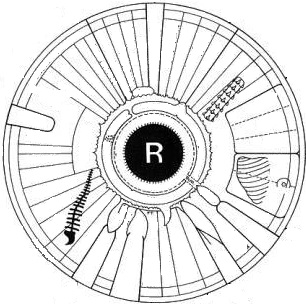
%> input picture eye_left.jpg, 306 x 304 px
$ octave --eval "result = FeaturStatisticalAtaraLine(imread('eye_left.jpg'));"   (GNU Octave 9; MATLAB toolbox functions it lacks are replaced by stand-ins)
%> lines starting %> are read from the running program, lines starting %| are printed output that depends on the picture; in (x1, y1, x2, y2) boxes, pixels count from 0 and x2, y2 are one past the last pixel; in counts of white or black regions, pixels touching at a corner belong together; the program's own positions count from 1
### FeaturStatisticalAtaraModel.m
function F=FeaturStatisticalAtaraModel(features)

load('Atara1.mat');

X = Atara1(100:end,1:4); % 1, 3, 5, 7 ? feature? ??? ??? feature? ??.

y = Atara1(100:end,5);

%rand_num = randperm(size(X,1));
%X_train = X(rand_num(1:round(length(rand_num))),:);
%y_train = y(rand_num(1:round(length(rand_num))),:);


SVMModels = cell(3,1);
classes = unique(y);
rng(1); % For reproducibility

for j = 1:numel(classes)
    indx = strcmp(num2cell(y),classes(j)); % Create binary classes for each classifier
  SVMModels{j} = fitcsvm(X,indx,'Standardize',true,'KernelFunction','RBF',...
    'KernelScale','auto');

end

for j = 1:numel(classes)
    [~,score] = predict(SVMModels{j},features);
    Scores(:,j) = score; % Second column contains positive-class scores
end
[~,maxScore] = max(Scores,[],2);
F=maxScore-1;
end

### FeaturStatisticalAtaraLine.m
function F=FeaturStatisticalAtaraLine(im)
im=imresize(im, [350, 350]);
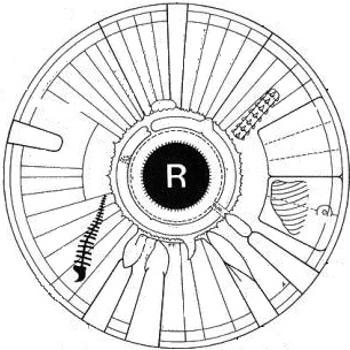
%> im: size 350x350x3 uint8; min 0, max 255, mean 226.4
im2=rgb2gray(im);
i=imresize(im, 1);
center=size(im2)/2+.5;
%> center = [175.5 175.5]
ci = [center(1), center(2), center(1)];
%> ci = [175.5 175.5 175.5]

imageSize=size(im);
%> imageSize = [350 350 3]
[xx,yy] = ndgrid((1:imageSize(1))-ci(1),(1:imageSize(2))-ci(2));
mask = uint8((xx.^2 + yy.^2)<ci(3)^2);
croppedImage = uint8(zeros(size(im2)));
croppedImage(:,:,1) = im(:,:,1).*mask;
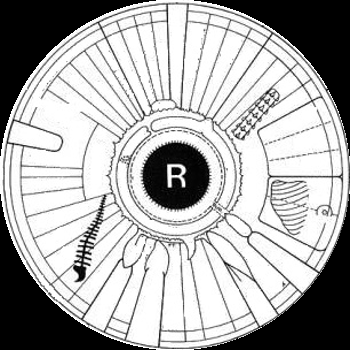
%> croppedImage: size 350x350 uint8; min 0, max 255, mean 172.9
croppedImage(:,:,2) = im(:,:,2).*mask;
croppedImage(:,:,3) = im(:,:,3).*mask;
%> croppedImage: size 350x350x3 uint8
out=croppedImage;

Main=imcrop(out,[ci(2)-ci(3), ci(1)-ci(3),ci(2)+ci(3)-(ci(2)-ci(3)),ci(1)+ci(3)-(ci(1)-ci(3))]);

mask = uint8((xx.^2 + yy.^2)<(ci(3)/1.1)^2);
croppedImage = uint8(zeros(size(im2)));
croppedImage(:,:,1) = i(:,:,1).*mask;
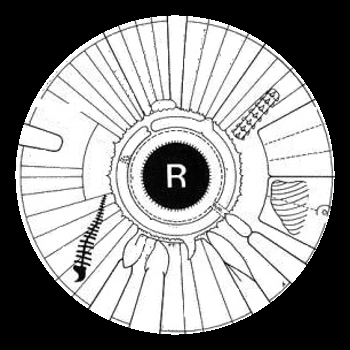
%> croppedImage: size 350x350 uint8; min 0, max 255, mean 143.1
croppedImage(:,:,2) = i(:,:,2).*mask;
croppedImage(:,:,3) = i(:,:,3).*mask;
%> croppedImage: size 350x350x3 uint8
out=croppedImage;

out1=rgb2gray(out);
[m, n]=size(out1);
%> m = 350; n = 350
if m>n
    smallest=n;
else
    smallest=m;
%> smallest = 350
end
out1=out1(1:smallest, 1:smallest);

centerPoint=round(smallest/2);
%> centerPoint = 175
firstColor=0;
flag=0;
 for j=round(smallest/3):centerPoint
     if out1(centerPoint,j)==0 &&out1(centerPoint,j+3)==0
          firstColor=[out1(centerPoint,j-2), out1(centerPoint,j-4),out1(centerPoint,j-6),...
              out1(centerPoint,j-8),out1(centerPoint,j-10),out1(centerPoint,j-12)];
          flag=1;
          break;
     end
 end
%> after the loop, firstColor = 0; flag = 0
 if flag==0
     firstColor=[out1(144,94), out1(144,96),out1(144,98)...
         ,out1(144,100),out1(144,102),out1(144,104)];
%> firstColor = [249 254 255 244 251 253]
 end
 firstColor=sort(firstColor);
%> firstColor = [244 249 251 253 254 255]
 color=(firstColor(3)+firstColor(4))/2;
%> color = 128
 UpperRange=1.1*color;
%> UpperRange = 141
  LowerRange=0.9*color;
%> LowerRange = 115
 for i=1:smallest
     for j=1:smallest
         if out1(i,j)==0
             out1(i,j)=0;
         elseif (out1(i,j)<=UpperRange && out1(i,j)>=LowerRange)
             out1(i,j)=255;
         else
             out1(i,j)=0;
         end
     end
 end
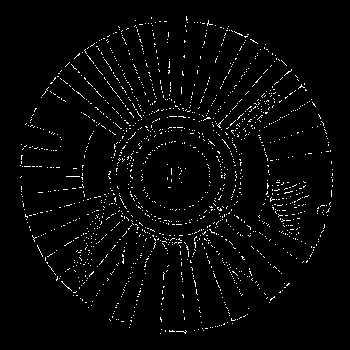
%> out1: size 350x350 uint8; 2.7% white in thin lines or dots, all inside (x1, y1, x2, y2) = (20, 16, 333, 334)

  BW= imbinarize(out1);
 BW1 = bwareaopen(BW, 100);
%> BW1: size 350x350 logical; every value is 0

se = strel('disk',8);
closeBW = imclose(BW1,se);


[B,L] = bwboundaries(closeBW,'noholes');
%> L: size 350x350 double; every value is 0
%> B = {}
% [4 lines of commented-out code are left out]
len=[];
for k = 1:length(B)
  boundary = B{k};
  len=[len length(boundary)];
 % plot(boundary(:,2),boundary(:,1),'w','LineWidth',2)
end
%> this loop made 0 passes
if size(len,2)<1
    len=[0 0];
elseif size(len,2)<2
    len=[len 0];
end
meanGrayImage=(mean(mean(nonzeros(rgb2gray(out)))));
%> meanGrayImage = 219.7
features=[meanGrayImage sum(sum(BW)) len(1) len(2)];
%> features = [219.7 3325 0 0]
F=FeaturStatisticalAtaraModel(features);
%> the run ends on the next line
end
